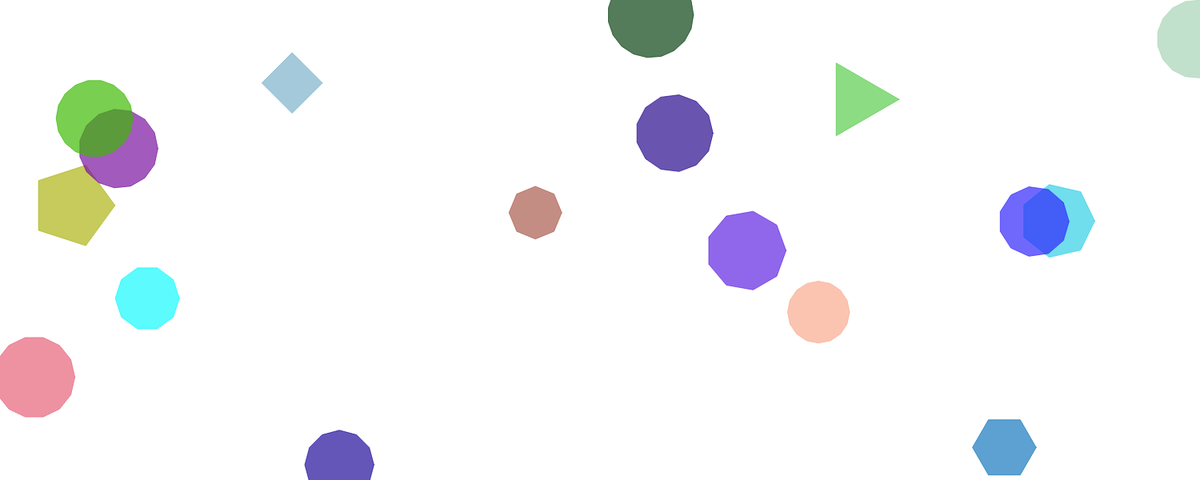
Frame 1 (no input)
Frame 60 (no input): identical to frame 1, image omitted
Frame 120 (the mouse pressed at the canvas centre since frame 60): identical to frame 1, image omitted

The p5.js sketch that drew this single still picture (run headless with seeded random() and noise() and a simulated clock; from frame 60 on, the mouse is pressed at the canvas centre):

// p5.js sketch
// ── sketch.js
var polys = []; // needs to be an array of obejcts
  
function setup()  
{  
  createCanvas(1500, 600);  
  smooth();  
    
  for(var i = 3; i < 20; i++)  
  {  
    p = new Polygon(random(width), random(height), random(30, 60), i);  
    polys.push(p);  
  }    
}  
  
function draw()  
{  
  background(255);  
  for(var i = 0; i < polys.length; i++)  
  {
    polys[i].display();  
  }
}  
  
function mousePressed()  
{  
  for(var i = 0; i < polys.length; i++)  
    polys[i].selected = false; // Remove this if multi-select is ok  
      
  for(var i = 0; i< polys.length; i++)  
  {  
      
    if(pnpoly(polys[i].points.length, polys[i].points, mouseX, mouseY) == true)  
    {  
      polys[i].selected = true;  
      print("mousePressed")
      break;  
      
    }  
  }     
}  
  
function mouseDragged()    
{    
   for(var i = 0; i < polys.length; i++)    
    if(polys[i].selected == true){    
      polys[i].move(mouseX - pmouseX, mouseY - pmouseY);
      print("mouseDragged")
    }
}

function pnpoly(nvert, vert, testx, testy)  
{  
  var i, j = 0;  
  var c = false;  
  for (i = 0, j = nvert-1; i < nvert; j = i++) {  
    if ( ((vert[i][1]>testy) != (vert[j][1]>testy)) &&  
     (testx < (vert[j][0]-vert[i][0]) * (testy-vert[i][1]) / (vert[j][1]-vert[i][1]) + vert[i][0]) )  
       c = !c;  
  }  
  return c;  
}  

//-----------------------------------------------------------------  
  
function Polygon(x, y, radius, segments)  
  {  
    
    this.selected = false;
    
    this.seg = (2*PI)/segments;  
    // points = new float[segments+1][2]; Old JS way of initializing a 2d array
    // JS way of 2d arrays
    this.points = new Array(segments +1);
    for (var i=0; i<segments +1; i++)
      {
        this.points[i] = new Array(2);
      }
    this.index = 0;  
    for(var theta = 0; theta < 2 * PI; theta+=this.seg)  
    {  
      this.points[this.index][0] = x + radius * cos(theta);  
      this.points[this.index][1] = y + radius * sin(theta);  
      this.index++;  
    }  
    this.points[segments][0] = this.points[0][0];  // Hack  
    this.points[segments][1] = this.points[0][1];  // Hack  
    this.c = color(random(0,255), random(0,255), random(0, 255), 175);
    
  
    this.move = function(dx, dy)  
      {    
        for(var p = 0; p< this.points.length; p++)  
        {  
        this.points[p][0] += dx;    
        this.points[p][1] += dy;    
        }  
      };
      
    this.display = function()  
      {  
        stroke(this.c, 200);  
        fill(this.c, 100);  
        if(this.selected)  
          fill(255, 0, 0, 175);  
        beginShape();  
          for(var p = 0; p <this.points.length; p++)
          {
            vertex(this.points[p][0], this.points[p][1]); 
          }
        endShape(CLOSE);  
     };  
  }
  
  
